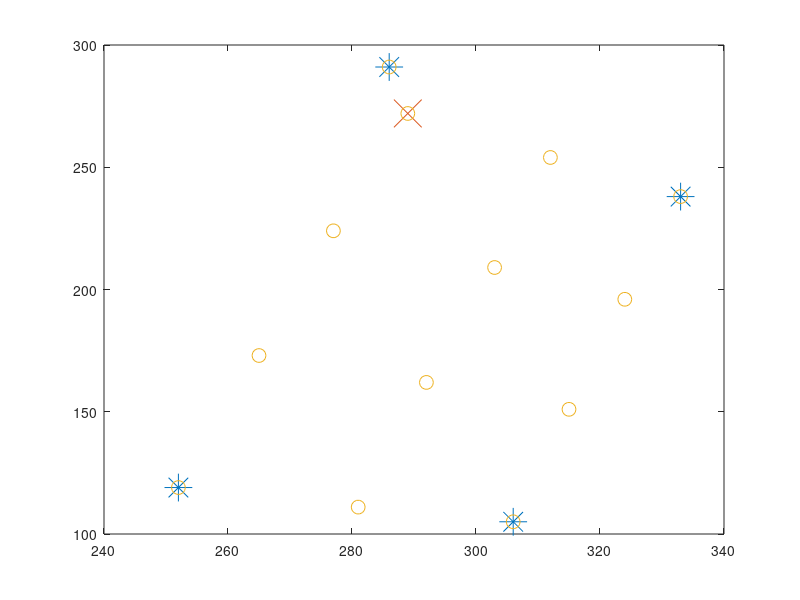

This figure's MATLAB source:
#!/sbin/octave -qf

echo off all

function [d] = dist(p1, p2)
a = p1(1)-p2(1);
b = p1(2)-p2(2);
d = sqrt(a.^2+b.^2);
end

function [retp,reti] = minDist(p1, uv)
% Todo: complete this function. It should return the point with minimal
% distance with respect to p1.
retp = p1;
reti = -1;
lastmin = inf;
len = length(uv(:,1));
for i = 1:len
	d = dist(p1, uv(i,:));
	if d == 0
		continue
	end
	if d < lastmin
		lastmin = d;
		reti = i;
		retp = uv(i,:);
	end
end
end

uv = load('uv').uv; 


% Temp debug. This tries to set the origin to another location.
%uv(5,1) = uv(9,1);
%uv(5,2) = uv(9,2)+50;
%disp(uv);

u = [uv(:,1)];
v = [uv(:,2)];

% Display one element of the matrix.
%disp(uv(1,1));

[_,index] = min(u);
left = uv(index,:);
[_,index] = max(u);
right = uv(index,:);
[_,index] = min(v);
bottom = uv(index,:);
[_,index] = max(v);
top = uv(index,:);

x=[left(1),right(1),top(1),bottom(1)];
y=[left(2),right(2),top(2),bottom(2)];

% Get the point and index of the closest point to each of the edges.
[p1,i1] = minDist(top, uv);
[p2,i2] = minDist(bottom, uv);
[p3,i3] = minDist(left, uv);
[p4,i4] = minDist(right, uv);

dists = [dist(p1, top), dist(p2, bottom), dist(p3, left), dist(p4, right)];

[minp, mini] = min(dists);

p = p1;
i = i1;
if mini == 1
p = p1;
i = i1;
elseif mini == 2
p = p2;
i = i2;
elseif mini == 3
p = p3;
i = i3;
elseif mini == 4
p = p4;
i = i4;
end

plot(x, y, "*", 'markersize', 20, uv(i,1), uv(i,2), "x", 'markersize', 20 , u, v, "o", 'markersize', 10);

printf('The origin point is: p%d(%d, %d)\n', i, p(1), p(2));

pause();
%input("Press any key to continue.");

